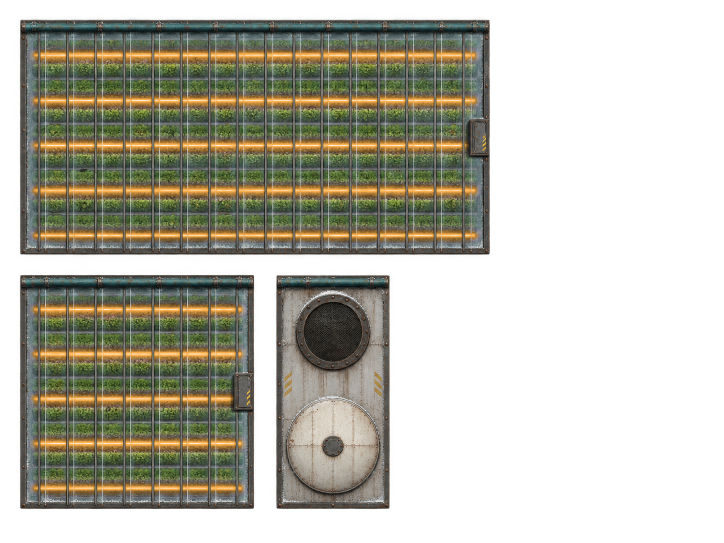
#> input picture art-source/tilesets/glasshouses.amber.png, 1448 x 1086 px, given in place of glasshouses.amber.png.raw.png, which was not available (shown at 1/2 size)
$ python grow-light-amber.py glasshouses.amber.png
#> lines starting #> are read from the running program, lines starting #| are printed output that depends on the picture
"""Regrades the covered farm sheet's grow-light from ImageGen's magenta to warm sodium amber (owner, 2026-11-10: "I'm not
a fan of the pink/purple"; picked "Warm amber"). Reads `<look>.raw.png`, writes `<look>.amber.png` beside it, which the
look's tileset-authoring document exports. Geometry and alpha are untouched; only pink-to-violet pixels move.

Strong glow (saturated) takes amber at its own brightness; weak spill (a faint pink or salmon bloom on a roof) is
neutralised to a warm grey instead, so it reads as lit surface rather than orange speckle.

Usage: python art-source/tilesets/grow-light-amber.py hydro-sheds
"""
import sys
from pathlib import Path

import numpy as np
from PIL import Image

HERE = Path(__file__).resolve().parent


def regrade(src):
    im = np.asarray(Image.open(src).convert('RGBA')).astype(np.float32) / 255
    rgb, a = im[..., :3], im[..., 3:]
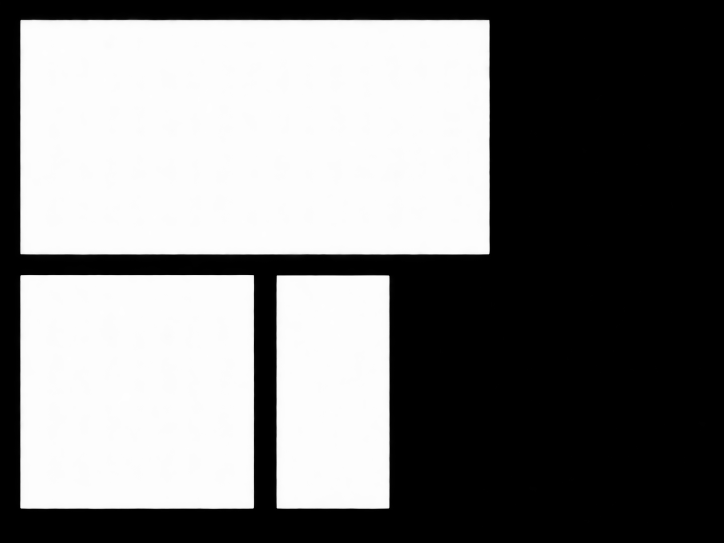
#> a: shape (1086, 1448, 1) float32 (shown at 1/2 size); min 0, max 1, mean 0.481
    r, g, b = rgb[..., 0], rgb[..., 1], rgb[..., 2]
    mx, mn = rgb.max(-1), rgb.min(-1)
    d = np.maximum(mx - mn, 1e-6)
    sat = np.where(mx > 0, (mx - mn) / np.maximum(mx, 1e-6), 0)
    hue = np.where(mx == r, ((g - b) / d) % 6, np.where(mx == g, (b - r) / d + 2, (r - g) / d + 4)) * 60
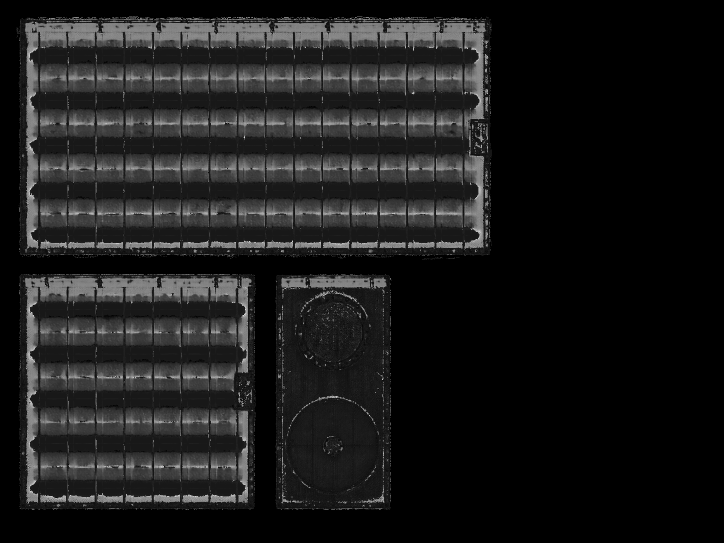
#> hue: shape (1086, 1448) float32 (shown at 1/2 size); min 0, max 355, mean 38.6; drawn with min black and max white
    # Pink to violet: 265-360 degrees; and the pale salmon bloom the light spills on a roof (0-20 degrees, faint
    # only, so rust and copper of the same hue keep their colour).
    spill = np.clip((22 - hue) / 6, 0, 1) * (hue < 22) * np.clip((0.32 - sat) / 0.08, 0, 1)
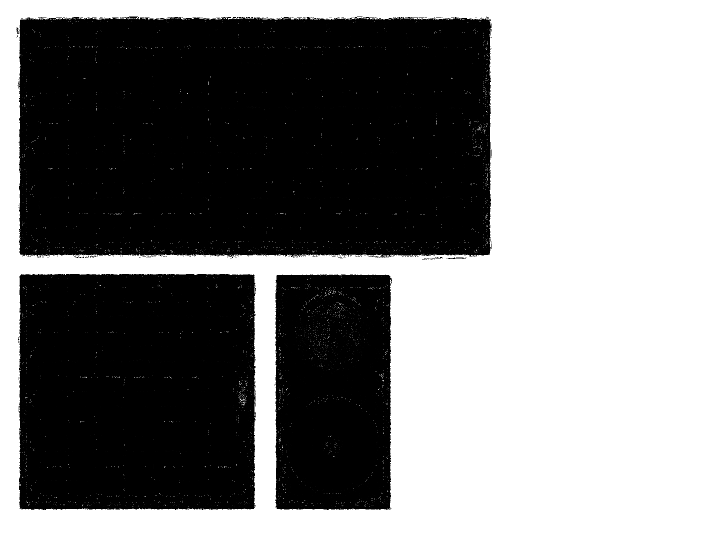
#> spill: shape (1086, 1448) float32 (shown at 1/2 size); min 0, max 1, mean 0.51
    in_hue = np.clip(np.clip((hue - 265) / 15, 0, 1) + spill, 0, 1)
    weight = in_hue * np.clip((sat - 0.012) / 0.05, 0, 1)
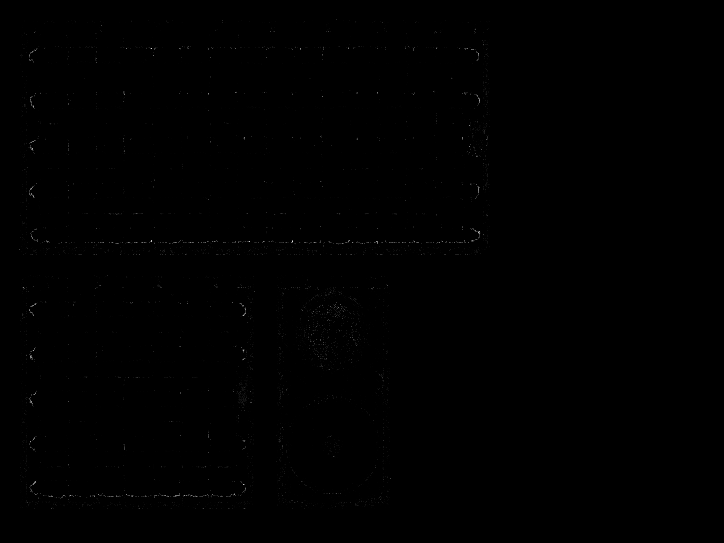
#> weight: shape (1086, 1448) float32 (shown at 1/2 size); min 0, max 1, mean 0.00126
    glow = np.clip((sat - 0.18) / 0.25, 0, 1)[..., None]
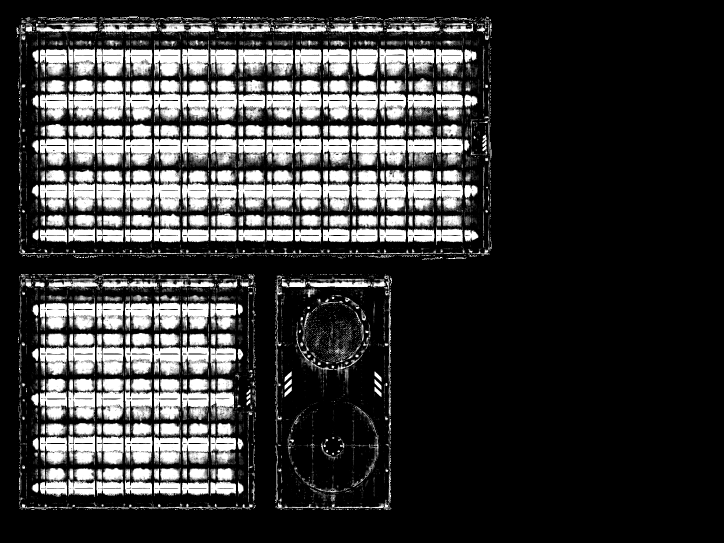
#> glow: shape (1086, 1448, 1) float32 (shown at 1/2 size); min 0, max 1, mean 0.216
    lum = (0.3 * r + 0.5 * g + 0.2 * b + mx) / 2
    amber = np.stack([mx, mx * 0.70, mx * 0.30], -1)
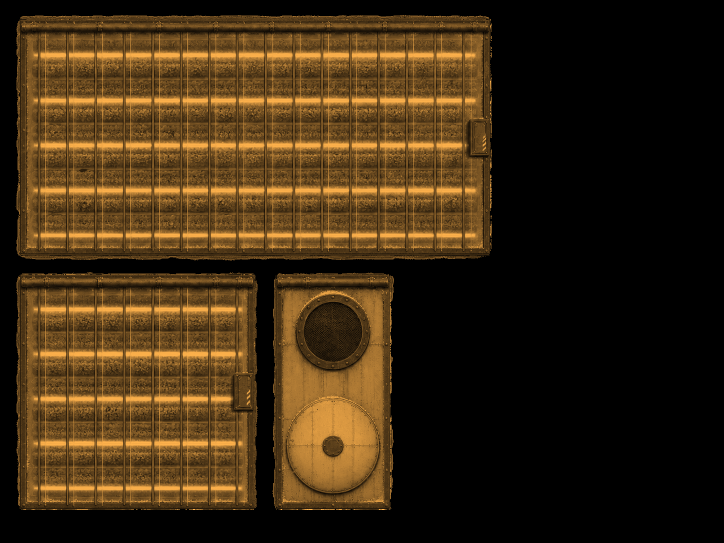
#> amber: shape (1086, 1448, 3) float32 (shown at 1/2 size); mean of channels 0, 1, 2 0.237, 0.166, 0.0712; drawn as R, G, B
    grey = np.stack([lum * 1.02, lum, lum * 0.94], -1)
    target = np.clip(amber * glow + grey * (1 - glow), 0, 1)
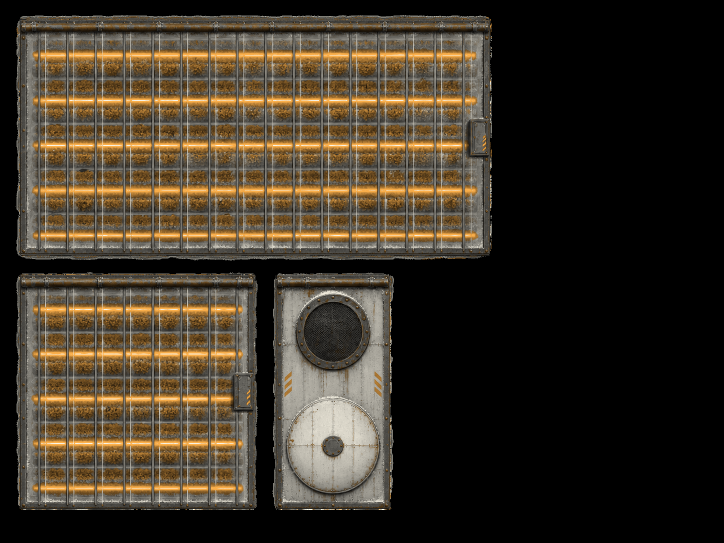
#> target: shape (1086, 1448, 3) float32 (shown at 1/2 size); mean of channels 0, 1, 2 0.236, 0.201, 0.149; drawn as R, G, B
    out = rgb * (1 - weight[..., None]) + target * weight[..., None]
    return Image.fromarray((np.concatenate([out, a], -1) * 255).round().astype(np.uint8))


if __name__ == '__main__':
    for look in sys.argv[1:]:
        regrade(HERE / f'{look}.raw.png').save(HERE / f'{look}.amber.png')
